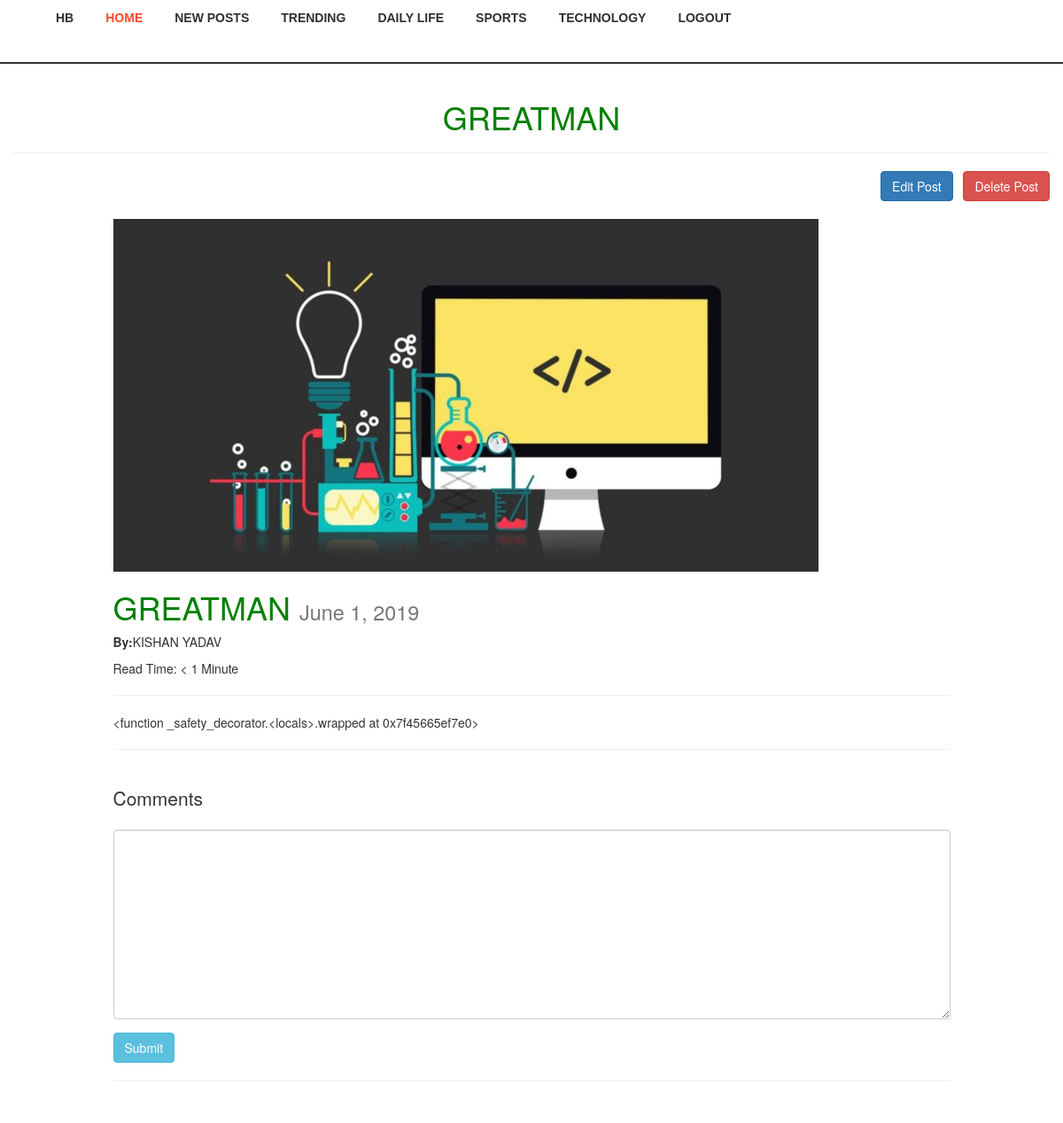
Screenshot of /new-begining/ (signed in) with the database file from the repository.
### posts/models.py (models this page shows, shortened)
class Post(models.Model):
	user = models.ForeignKey(settings.AUTH_USER_MODEL,default=1)
	title = models.CharField(max_length=120)
	slug = models.SlugField(unique=True)
	content = models.TextField()
	image = models.ImageField(
		upload_to='media',
		null=True,
		blank=True,
		width_field = 'width_field',
		height_field = 'height_field')
	height_field = models.IntegerField(default=0,null=True)
	width_field = models.IntegerField(default=0,null=True)
	draft = models.BooleanField(default=False)
	publish = models.DateField(auto_now=False,auto_now_add=False)
	read_time = models.IntegerField(default=0) #models.TimeField(null=True,blank=True) #  #assume Minute
	update = models.DateTimeField(auto_now=True,auto_now_add=False)
	timestamp = models.DateTimeField(auto_now=True,auto_now_add=False)
	objects = PostManager()
	def get_absolute_url(self):
		return reverse('posts:details',kwargs={'slug':self.slug})
	class Meta:
		ordering = ["-timestamp","-update"]
	def get_markdown(self):
		content = self.content
		markdown_text = markdown(content)
		return mark_safe(markdown_text)
	@property
	def comments(self):
		instance = self
		qs = Comment.objects.filter_by_instance(instance)
		return qs
	@property
	def get_content_type(self):
		instance = self
		content_type = ContentType.objects.get_for_model(instance.__class__)
		return content_type

### posts/views.py (the view, shortened to what this page needs)
# urls.py: url(r'^(?P<slug>[\w-]+)/$',post_detail,name="details"),
def post_detail(request,slug=None):
	instance = get_object_or_404(Post,slug=slug)
	if instance.publish > timezone.now().date() or instance.draft:
		if not request.user.is_staff or not request.user.is_superuser:
			raise Http404
	comments = instance.comments #Comment.objects.filter_by_instance(instance)
	initial_data = {
			"content_type" : instance.get_content_type,
			"object_id"    :     instance.id,
	}
	form = CommentForm(request.POST or None, initial=initial_data)
	context={
		'title':instance.title,
		'instance':instance,
		'comments':comments,
		'comment_form':form,
	}
	return render(request,'post_details.html',context)

### comments/forms.py
class CommentForm(forms.Form):
	content_type = forms.CharField(widget=forms.HiddenInput)
	object_id = forms.IntegerField(widget=forms.HiddenInput)
	content = forms.CharField(label='',widget=forms.Textarea)

### comments/models.py (called while the page is built)
	def filter_by_instance(self, instance):
		content_type = ContentType.objects.get_for_model(instance.__class__)
		obj_id = instance.id
		qs = super(CommentManager,self).filter(content_type=content_type, object_id=obj_id).filter(parent=None)
		return qs

### templates/post_details.html (shortened to what this page needs)
{% extends "base.html" %}
{% load staticfiles %}
{% load crispy_forms_tags %}
{% block content %}
<div class="container">
	<div class="row">
		<center><h1>{{ title|upper }}</h1><hr></center>
		{% if request.user.is_staff or request.user.is_superuser %}
		<a href="{% url 'posts:post_delete' instance.slug %}"><button class="btn btn-danger pull-right">Delete Post
		</button></a>
		<a href="{% url 'posts:post_update' instance.slug %}"><button class="btn btn-primary pull-right ed" href=>Edit Post</button></a>
		{% endif %}
	</div></div>
<br>
<div class="container">
	<div class="row">
		<div class="col-md-10 col-md-offset-1">
	{% if instance.image %}
			<img src="{{ instance.image.url }}" class="img-responsive">
	{% endif %}
		<h1>{{ title|upper }} <small>{% if instance.draft %}<span style="color:red;">Draft</span>{% endif %} {{ instance.publish }}</small></h1>
		{% if instance.user.get_full_name %}
			<p><b>By:</b>{{ instance.user.get_full_name|upper }}</p>
		{% endif %}
		<p>Read Time:{% if instance.read_time <= 1 %} < 1 Minute {% else %} {{ instance.read_time }} minutes{% endif %}</p>
<hr>
<div class="row">
	<div class="col-sm-12">
		<div class="post_details_items">{{ instance.get_markdown }}</div><hr><br>
	<div>
		<p class="lead">Comments</p>
		{% if request.user.is_authenticated %}
		<form method="POST" action=".">{% csrf_token %}
			{{comment_form|crispy}}
			<input type="submit" name="post comment" class="btn btn-info">
		</form>
		{% else %}
		<p>You must Login to comment</p>
		{% endif %}
		<hr>
		</div>
	</div>
	</div>
	</div>
	</div>
</div><br><br>
{% endblock content %}

### static/css/base.css (style rules this page uses)
h1 { color:green; }

### templates/post_details.html (style rules this page uses)
.ed { margin-right:1%; }

### rows the page displays
Post: title "GREATMAN", image (picture), publish "June 1, 2019", user.get_full_name "KISHAN YADAV", get_markdown "<function _safety_decorator.<locals>.wrapped at 0x7f45665ef7e0>"
